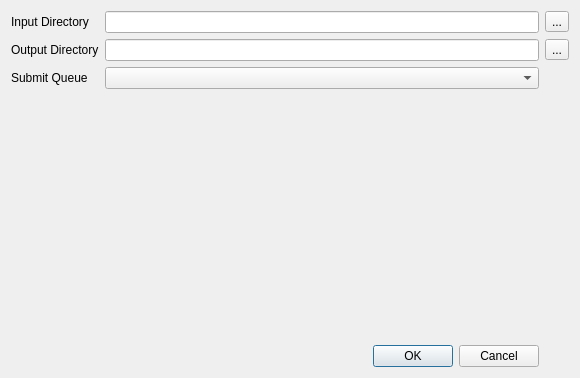
<?xml version="1.0" encoding="UTF-8"?>
<ui version="4.0">
 <class>Dialog</class>
 <widget class="QDialog" name="Dialog">
  <property name="geometry">
   <rect>
    <x>0</x>
    <y>0</y>
    <width>580</width>
    <height>378</height>
   </rect>
  </property>
  <property name="windowTitle">
   <string>Submit Job</string>
  </property>
  <layout class="QGridLayout" name="gridLayout">
   <item row="0" column="0">
    <widget class="QLabel" name="label">
     <property name="text">
      <string>Input Directory</string>
     </property>
    </widget>
   </item>
   <item row="1" column="2">
    <widget class="QToolButton" name="localBrowserButton">
     <property name="text">
      <string>...</string>
     </property>
    </widget>
   </item>
   <item row="4" column="1">
    <widget class="QDialogButtonBox" name="buttonBox">
     <property name="orientation">
      <enum>Qt::Horizontal</enum>
     </property>
     <property name="standardButtons">
      <set>QDialogButtonBox::Cancel|QDialogButtonBox::Ok</set>
     </property>
    </widget>
   </item>
   <item row="0" column="1">
    <widget class="QLineEdit" name="inputPath"/>
   </item>
   <item row="0" column="2">
    <widget class="QToolButton" name="remoteBrowserButton">
     <property name="text">
      <string>...</string>
     </property>
    </widget>
   </item>
   <item row="1" column="1">
    <widget class="QLineEdit" name="outputPath"/>
   </item>
   <item row="1" column="0">
    <widget class="QLabel" name="label_2">
     <property name="text">
      <string>Output Directory</string>
     </property>
    </widget>
   </item>
   <item row="3" column="1">
    <spacer name="verticalSpacer">
     <property name="orientation">
      <enum>Qt::Vertical</enum>
     </property>
     <property name="sizeHint" stdset="0">
      <size>
       <width>20</width>
       <height>40</height>
      </size>
     </property>
    </spacer>
   </item>
   <item row="2" column="0">
    <widget class="QLabel" name="label_3">
     <property name="text">
      <string>Submit Queue</string>
     </property>
    </widget>
   </item>
   <item row="2" column="1">
    <widget class="QComboBox" name="queueNames"/>
   </item>
  </layout>
 </widget>
 <resources/>
 <connections>
  <connection>
   <sender>buttonBox</sender>
   <signal>accepted()</signal>
   <receiver>Dialog</receiver>
   <slot>accept()</slot>
   <hints>
    <hint type="sourcelabel">
     <x>248</x>
     <y>254</y>
    </hint>
    <hint type="destinationlabel">
     <x>157</x>
     <y>274</y>
    </hint>
   </hints>
  </connection>
  <connection>
   <sender>buttonBox</sender>
   <signal>rejected()</signal>
   <receiver>Dialog</receiver>
   <slot>reject()</slot>
   <hints>
    <hint type="sourcelabel">
     <x>316</x>
     <y>260</y>
    </hint>
    <hint type="destinationlabel">
     <x>286</x>
     <y>274</y>
    </hint>
   </hints>
  </connection>
 </connections>
</ui>
